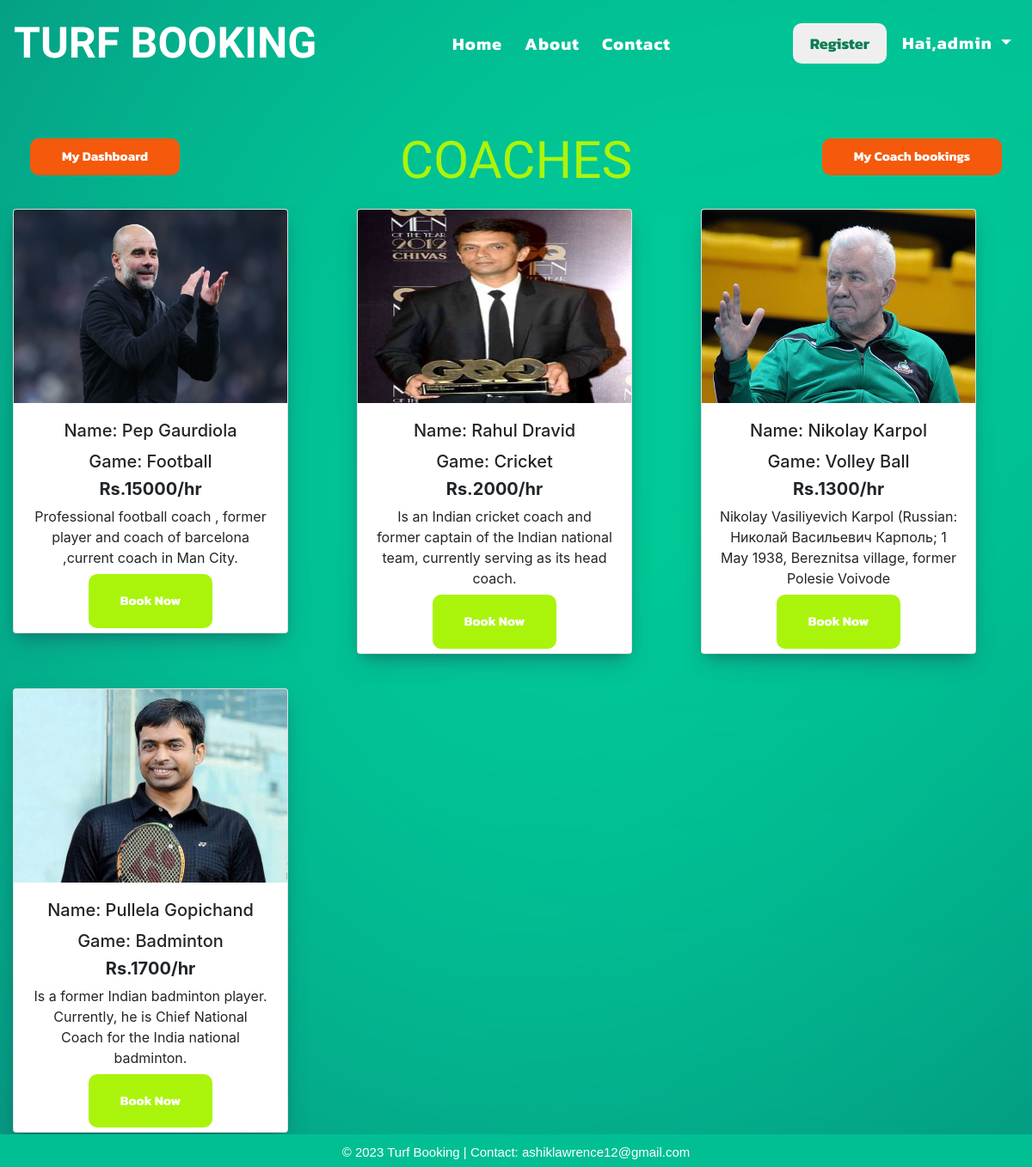
/coachbook (signed in), run on the app's committed database.
### app1/models.py (models this page shows)
class CoachInfos(models.Model):
    Image = models.ImageField()
    Name = models.CharField(max_length=100)
    Sports = models.CharField(max_length=50)
    Summary = models.TextField()
    Charge = models.IntegerField()
    username = models.TextField()
    password =  models.TextField()

### app1/views.py (the view)
# urls.py: path('coachbook',views.coachbook,name='coachbook'),
def coachbook(request):
    x = CoachInfos.objects.all()
    return render(request,'coachbook.html',{'coach':x})

### templates/coachbook.html (shortened to what this page needs)
{% include 'base.html' %}
{% now "Y-m-d" as current_datetime %}
<!DOCTYPE html>
{% load static %}
<html lang="en">
  <head>
    <link
      rel="stylesheet"
      href="https://cdn.jsdelivr.net/npm/bootstrap@4.0.0/dist/css/bootstrap.min.css"
    />
  </head>
  <body>
    {% block content %}
    <div class="container-fluid" id="maincont">
      <div class="row">
        <div class="col-4">
          <a href="main"><button id="btn2" class="btn" style="float: left;">My Dashboard</button></a>
        </div>
        <div class="col-4">
          <h1 style="text-align: center">COACHES</h1>
        </div>
        <div class="col-4">
          <a href="mycoachbookings"><button id="btn2" class="btn">My Coach bookings</button></a>
        </div>
      </div>
      <div class="row">
        {% for i in coach %}
        <div class="col-sm" id="cols">
        <div class="card" style="width: 20rem;">
          <img class="card-img-top" src="{{i.Image.url}}" alt="Card image cap">
          <div class="card-body" style="padding-bottom: 2px;">
            <h5 class="card-title">Name: {{i.Name}}</h5>
            <h5>Game: {{i.Sports}}</h5>
            <h5 style="font-weight: bold;">Rs.{{i.Charge}}/hr</h5>
           <p class="card-text">{{i.Summary}}</p>
          </div>
          <form action="coachbooking" method="post">
            <button action="submit" id="btn1" class="btn">Book Now</button>
          </form>
        </div>
      </div>
        {% endfor %}
      </div>
      </div>
    {% endblock %}
  </body>
</html>

### templates/base.html (shortened to what this page needs)
<!DOCTYPE html>
{% load static %}
<html lang="en">
<head>
  <link rel="stylesheet" href="https://cdn.jsdelivr.net/npm/bootstrap@4.0.0/dist/css/bootstrap.min.css"
 />
</head>
<body>
  <nav class="navbar navbar-expand-lg navbar-dark" id="navbc">
    <a class="navbar-brand" href="index">TURF BOOKING</a>
    <div class="collapse navbar-collapse" id="navbarNav">
      <ul class="navbar-nav ml-auto" id="navbarlnk">
        <li class="nav-item">
          <a class="nav-link" href="index">Home <span class="sr-only">(current)</span></a>
        </li>
        <li class="nav-item">
          <a class="nav-link" href="about">About</a>
        </li>
        <li class="nav-item">
          <a class="nav-link" href="contact">Contact</a>
        </li>
      </ul>
      <ul class="navbar-nav ml-auto" id="navlbtn">
        <a href="register"><button type="button" class="btnbor1">Register</button></a>
        {% if request.user.is_authenticated %}
        <li class="nav-item dropdown">
          <a class="nav-link dropdown-toggle" href="#" id="navbarDropdownMenuLink" data-toggle="dropdown"
            aria-haspopup="true" aria-expanded="false">
            Hai,<span style="font-weight: bold">{{ request.user }}</span>
          </a>
        {% else %}
        <a href="login"><button type="button" class="btnbor2">Login</button></a>
        {% endif %}
        </li>
      </ul>
    </div>
  </nav>
  <footer>
    <p>&copy; 2023 Turf Booking | Contact: ashiklawrence12@gmail.com</p>
  </footer>
</body>
</html>

### templates/base.html (style rules this page uses)
.nav-link { color: white !important; font-size: 20px; font-family: "Kanit", sans-serif; font-weight: bold; letter-spacing: 1px; transition: 1s; margin-left: 10px; padding-left: 5px; padding-right: 5px; }
footer { position: fixed; background-color: #02bf93; width: 100%; bottom: 0px; padding-top: 10px; margin-bottom: -10px; z-index: 1; }
footer p { text-align: center; color: white; font-size: 15px; font-family: "Gill Sans", "Gill Sans MT", Calibri, "Trebuchet MS", sans-serif; }
#navbc { background-color: transparent !important; }
.btnbor1 { color: #097e52; border: white; font-weight: bold; font-size: 18px; margin-left: 10px; padding: 10px; padding-left: 20px; padding-right: 20px; border-radius: 10px; transition: 1s; font-family: "Kanit", sans-serif; }
.navbar-brand { font-size: 50px !important; font-weight: bold; font-family: "Teko", sans-serif; }

### data on the page
CoachInfos: Image (picture), Name "Pep Gaurdiola", Sports "Football", Charge "15000", Summary "Professional football coach , former player and coach of barcelona ,current coach in Man City."
CoachInfos: Image (picture), Name "Rahul Dravid", Sports "Cricket", Charge "2000", Summary "Is an Indian cricket coach and former captain of the Indian national team, currently serving as its head coach."
CoachInfos: Image (picture), Name "Nikolay Karpol", Sports "Volley Ball", Charge "1300", Summary "Nikolay Vasiliyevich Karpol (Russian: Николай Васильевич Карполь; 1 May 1938, Bereznitsa village, former Polesie Voivode"
CoachInfos: Image (picture), Name "Pullela Gopichand", Sports "Badminton", Charge "1700", Summary "Is a former Indian badminton player. Currently, he is Chief National Coach for the India national badminton."

### other printed values
{{ request.user }} "admin"
